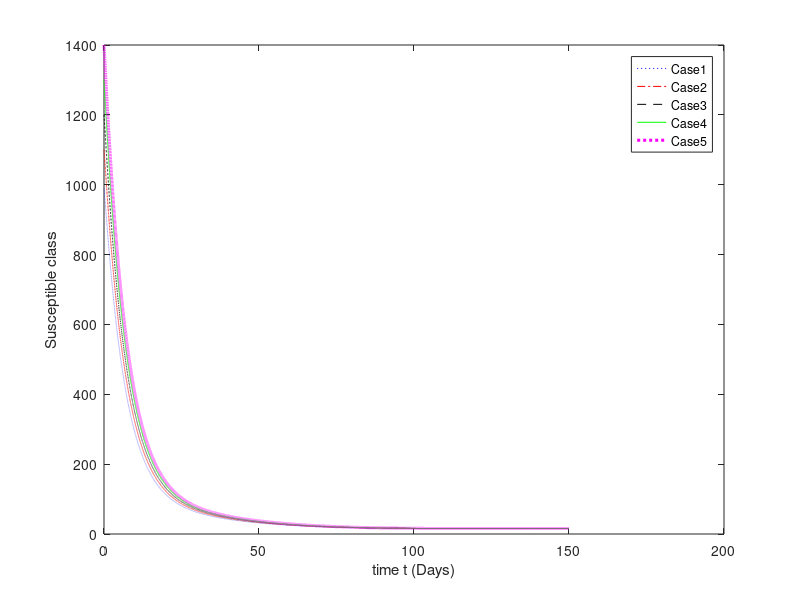
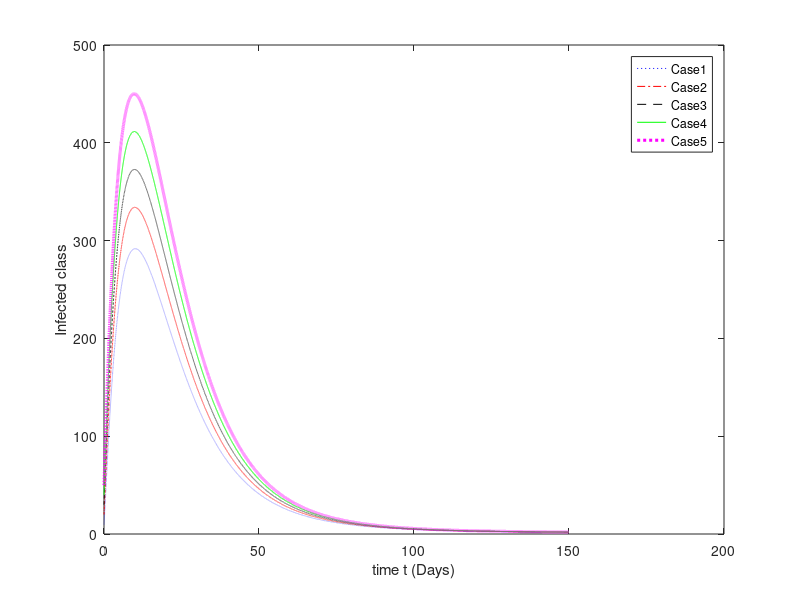
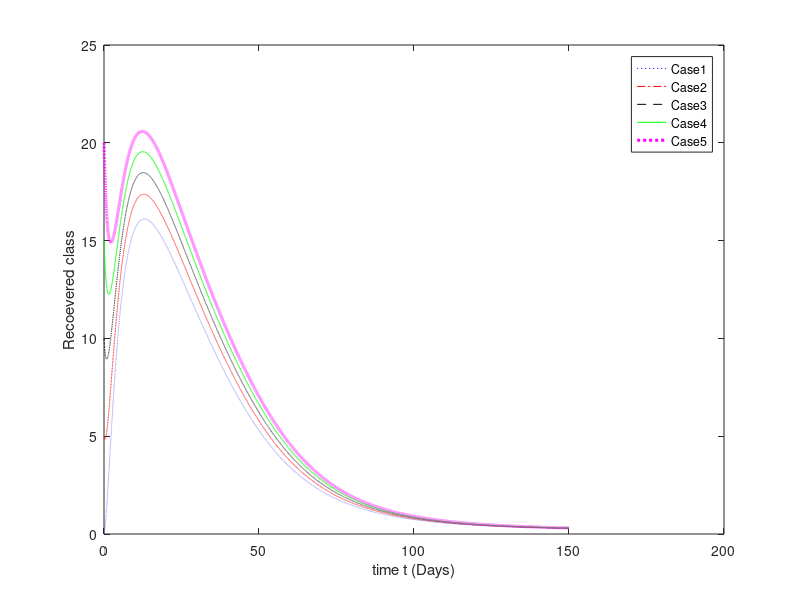

Recreate these plots in MATLAB, in order.
% Code RK4:
clf
t_end=150;
h=1/200;
t=0:h:t_end;
% step size
n=floor(t_end/h);
P2=h/2;

%% Parameters values
p= 0.4; Lambda =0.9; beta = 0.009; alpha = 0.1; q=0.09; d= 0.05; gama  = 0.3; mu= 0.2; b= 0.05;
delta  = 0.01; m= 0.01; kapa= 0.05;

%% Classes
S0= 990; I0= 10; V0=0; R0=0;
%%%%
S10= 1100; I10= 20; V10=10; R10=5;
%%%
S20= 1200; I20= 30; V20=20; R20=10;
%%%%
S30= 1300; I30= 40; V30=30; R30=15;
%%%
S40= 1400; I40= 50; V40=40; R40=20;

%%%
S= zeros(1,n+1);  I= zeros(1,n+1);  V= zeros(1,n+1); R= zeros(1,n+1);
%%%
S1= zeros(1,n+1); I1= zeros(1,n+1); V1= zeros(1,n+1); R1= zeros(1,n+1);

S2= zeros(1,n+1); I2= zeros(1,n+1); V2= zeros(1,n+1); R2= zeros(1,n+1);

S3= zeros(1,n+1); I3= zeros(1,n+1); V3= zeros(1,n+1); R3= zeros(1,n+1);

S4= zeros(1,n+1); I4= zeros(1,n+1); V4= zeros(1,n+1); R4= zeros(1,n+1);
%%%%%%%%%%
S(1)=S0; I(1)=I0; V(1)=V0; R(1)=R0;

S1(1)=S10; I1(1)=I10; V1(1)=V10; R1(1)=R10;

S2(1)=S20; I2(1)=I20; V2(1)=V20; R2(1)=R20;

S3(1)=S30; I3(1)=I30; V3(1)=V30; R3(1)=R30;

S4(1)=S40; I4(1)=I40; V4(1)=V40; R4(1)=R40;
%%
for i =1:n  
     k1_1 =Lambda-(beta*S(i)*I(i)/(1+alpha*I(i)))-d*S(i)+p*R(i);
     k2_1 =(beta*S(i)*I(i)/(1+alpha*I(i)))-(gama*mu*I(i)/(1+b*mu*I(i)))-d*I(i)-delta*I(i)-m*I(i);
     k3_1 = (gama*mu*I(i)/(1+b*mu*I(i)))-d*R(i)-p*R(i)+m*I(i);
     
     k1_2 =Lambda-(beta*(S(i)+P2*k1_1)*(I(i)+P2*k2_1)/(1+alpha*(I(i)+P2*k2_1)))-d*(S(i)+P2*k1_1)+p*(R(i)+P2*k3_1);
     k2_2 =(beta*(S(i)+P2*k1_1)*(I(i)+P2*k2_1)/(1+alpha*(I(i)+P2*k2_1)))-(gama*mu*(I(i)+P2*k2_1)/(1+b*mu*(I(i)+P2*k2_1)))-(d+delta+m)*(I(i)+P2*k2_1);
     k3_2 = (gama*mu*(I(i)+P2*k2_1)/(1+b*mu*(I(i)+P2*k2_1)))-(d+p)*(R(i)+P2*k3_1)+m*(I(i)+P2*k2_1);
     
     k1_3 =Lambda-(beta*(S(i)+P2*k1_2)*(I(i)+P2*k2_2)/(1+alpha*(I(i)+P2*k2_2)))-d*(S(i)+P2*k1_2)+p*(R(i)+P2*k3_2);
     k2_3 =(beta*(S(i)+P2*k1_2)*(I(i)+P2*k2_2)/(1+alpha*(I(i)+P2*k2_2)))-(gama*mu*(I(i)+P2*k2_2)/(1+b*mu*(I(i)+P2*k2_2)))-(d+delta+m)*(I(i)+P2*k2_2);
     k3_3 = (gama*mu*(I(i)+P2*k2_2)/(1+b*mu*(I(i)+P2*k2_2)))-(d+p)*(R(i)+P2*k3_2)+m*(I(i)+P2*k2_2);
     
     k1_4 =Lambda-(beta*(S(i)+P2*k1_3)*(I(i)+P2*k2_3)/(1+alpha*(I(i)+P2*k2_3)))-d*(S(i)+P2*k1_3)+p*(R(i)+P2*k3_3);
     k2_4 =(beta*(S(i)+P2*k1_3)*(I(i)+P2*k2_3)/(1+alpha*(I(i)+P2*k2_3)))-(gama*mu*(I(i)+P2*k2_3)/(1+b*mu*(I(i)+P2*k2_3)))-(d+delta+m)*(I(i)+P2*k2_3);
     k3_4 = (gama*mu*(I(i)+P2*k2_3)/(1+b*mu*(I(i)+P2*k2_3)))-(d+p)*(R(i)+P2*k3_3)+m*(I(i)+P2*k2_3);
    
    %  S
    S(i+1) = S(i)+(h/6)*(k1_1+2*k1_2+2*k1_3+k1_4);
    % Infected I  
    I(i+1) = I(i)+(h/6)*(k2_1+2*k2_2+2*k2_3+k2_4);
    % R
    R(i+1) = R(i)+(h/6)*(k3_1+2*k3_2+2*k3_3+k3_4);
    end

    for i =1:n  
     k1_1 =Lambda-(beta*S1(i)*I1(i)/(1+alpha*I1(i)))-d*S1(i)+p*R1(i);
     k2_1 =(beta*S1(i)*I1(i)/(1+alpha*I1(i)))-(gama*mu*I1(i)/(1+b*mu*I1(i)))-d*I1(i)-delta*I1(i)-m*I1(i);
     k3_1 = (gama*mu*I1(i)/(1+b*mu*I1(i)))-d*R1(i)-p*R1(i)+m*I1(i);
     
     k1_2 =Lambda-(beta*(S1(i)+P2*k1_1)*(I1(i)+P2*k2_1)/(1+alpha*(I1(i)+P2*k2_1)))-d*(S1(i)+P2*k1_1)+p*(R1(i)+P2*k3_1);
     k2_2 =(beta*(S1(i)+P2*k1_1)*(I1(i)+P2*k2_1)/(1+alpha*(I1(i)+P2*k2_1)))-(gama*mu*(I1(i)+P2*k2_1)/(1+b*mu*(I1(i)+P2*k2_1)))-(d+delta+m)*(I1(i)+P2*k2_1);
     k3_2 = (gama*mu*(I1(i)+P2*k2_1)/(1+b*mu*(I1(i)+P2*k2_1)))-(d+p)*(R1(i)+P2*k3_1)+m*(I1(i)+P2*k2_1);
     
     k1_3 =Lambda-(beta*(S1(i)+P2*k1_2)*(I1(i)+P2*k2_2)/(1+alpha*(I1(i)+P2*k2_2)))-d*(S1(i)+P2*k1_2)+p*(R1(i)+P2*k3_2);
     k2_3 =(beta*(S1(i)+P2*k1_2)*(I1(i)+P2*k2_2)/(1+alpha*(I1(i)+P2*k2_2)))-(gama*mu*(I1(i)+P2*k2_2)/(1+b*mu*(I1(i)+P2*k2_2)))-(d+delta+m)*(I1(i)+P2*k2_2);
     k3_3 = (gama*mu*(I1(i)+P2*k2_2)/(1+b*mu*(I1(i)+P2*k2_2)))-(d+p)*(R1(i)+P2*k3_2)+m*(I1(i)+P2*k2_2);
     
     k1_4 =Lambda-(beta*(S1(i)+P2*k1_3)*(I1(i)+P2*k2_3)/(1+alpha*(I1(i)+P2*k2_3)))-d*(S1(i)+P2*k1_3)+p*(R1(i)+P2*k3_3);
     k2_4 =(beta*(S1(i)+P2*k1_3)*(I1(i)+P2*k2_3)/(1+alpha*(I1(i)+P2*k2_3)))-(gama*mu*(I1(i)+P2*k2_3)/(1+b*mu*(I1(i)+P2*k2_3)))-(d+delta+m)*(I1(i)+P2*k2_3);
     k3_4 = (gama*mu*(I1(i)+P2*k2_3)/(1+b*mu*(I1(i)+P2*k2_3)))-(d+p)*(R1(i)+P2*k3_3)+m*(I1(i)+P2*k2_3);
    
    %  S
    S1(i+1) = S1(i)+(h/6)*(k1_1+2*k1_2+2*k1_3+k1_4);
    % Infected I  
    I1(i+1) = I1(i)+(h/6)*(k2_1+2*k2_2+2*k2_3+k2_4);
    % R
    R1(i+1) = R1(i)+(h/6)*(k3_1+2*k3_2+2*k3_3+k3_4);
    end
    
    for i =1:n  
     k1_1 =Lambda-(beta*S2(i)*I2(i)/(1+alpha*I2(i)))-d*S2(i)+p*R2(i);
     k2_1 =(beta*S2(i)*I2(i)/(1+alpha*I2(i)))-(gama*mu*I2(i)/(1+b*mu*I2(i)))-d*I2(i)-delta*I2(i)-m*I2(i);
     k3_1 = (gama*mu*I2(i)/(1+b*mu*I2(i)))-d*R2(i)-p*R2(i)+m*I2(i);
     
     k1_2 =Lambda-(beta*(S2(i)+P2*k1_1)*(I2(i)+P2*k2_1)/(1+alpha*(I2(i)+P2*k2_1)))-d*(S2(i)+P2*k1_1)+p*(R2(i)+P2*k3_1);
     k2_2 =(beta*(S2(i)+P2*k1_1)*(I2(i)+P2*k2_1)/(1+alpha*(I2(i)+P2*k2_1)))-(gama*mu*(I2(i)+P2*k2_1)/(1+b*mu*(I2(i)+P2*k2_1)))-(d+delta+m)*(I2(i)+P2*k2_1);
     k3_2 = (gama*mu*(I2(i)+P2*k2_1)/(1+b*mu*(I2(i)+P2*k2_1)))-(d+p)*(R2(i)+P2*k3_1)+m*(I2(i)+P2*k2_1);
     
     k1_3 =Lambda-(beta*(S2(i)+P2*k1_2)*(I2(i)+P2*k2_2)/(1+alpha*(I2(i)+P2*k2_2)))-d*(S2(i)+P2*k1_2)+p*(R2(i)+P2*k3_2);
     k2_3 =(beta*(S2(i)+P2*k1_2)*(I2(i)+P2*k2_2)/(1+alpha*(I2(i)+P2*k2_2)))-(gama*mu*(I2(i)+P2*k2_2)/(1+b*mu*(I2(i)+P2*k2_2)))-(d+delta+m)*(I2(i)+P2*k2_2);
     k3_3 = (gama*mu*(I2(i)+P2*k2_2)/(1+b*mu*(I2(i)+P2*k2_2)))-(d+p)*(R2(i)+P2*k3_2)+m*(I2(i)+P2*k2_2);
     
     k1_4 =Lambda-(beta*(S2(i)+P2*k1_3)*(I2(i)+P2*k2_3)/(1+alpha*(I2(i)+P2*k2_3)))-d*(S2(i)+P2*k1_3)+p*(R2(i)+P2*k3_3);
     k2_4 =(beta*(S2(i)+P2*k1_3)*(I2(i)+P2*k2_3)/(1+alpha*(I2(i)+P2*k2_3)))-(gama*mu*(I2(i)+P2*k2_3)/(1+b*mu*(I2(i)+P2*k2_3)))-(d+delta+m)*(I2(i)+P2*k2_3);
     k3_4 = (gama*mu*(I2(i)+P2*k2_3)/(1+b*mu*(I2(i)+P2*k2_3)))-(d+p)*(R2(i)+P2*k3_3)+m*(I2(i)+P2*k2_3);
    
    %  S
    S2(i+1) = S2(i)+(h/6)*(k1_1+2*k1_2+2*k1_3+k1_4);
    % Infected I  
    I2(i+1) = I2(i)+(h/6)*(k2_1+2*k2_2+2*k2_3+k2_4);
    % R
    R2(i+1) = R2(i)+(h/6)*(k3_1+2*k3_2+2*k3_3+k3_4);
    end
    
    
     for i =1:n  
     k1_1 =Lambda-(beta*S3(i)*I3(i)/(1+alpha*I3(i)))-d*S3(i)+p*R3(i);
     k2_1 =(beta*S3(i)*I3(i)/(1+alpha*I3(i)))-(gama*mu*I3(i)/(1+b*mu*I3(i)))-d*I3(i)-delta*I3(i)-m*I3(i);
     k3_1 = (gama*mu*I3(i)/(1+b*mu*I3(i)))-d*R3(i)-p*R3(i)+m*I3(i);
     
     k1_2 =Lambda-(beta*(S3(i)+P2*k1_1)*(I3(i)+P2*k2_1)/(1+alpha*(I3(i)+P2*k2_1)))-d*(S3(i)+P2*k1_1)+p*(R3(i)+P2*k3_1);
     k2_2 =(beta*(S3(i)+P2*k1_1)*(I3(i)+P2*k2_1)/(1+alpha*(I3(i)+P2*k2_1)))-(gama*mu*(I3(i)+P2*k2_1)/(1+b*mu*(I3(i)+P2*k2_1)))-(d+delta+m)*(I3(i)+P2*k2_1);
     k3_2 = (gama*mu*(I3(i)+P2*k2_1)/(1+b*mu*(I3(i)+P2*k2_1)))-(d+p)*(R3(i)+P2*k3_1)+m*(I3(i)+P2*k2_1);
     
     k1_3 =Lambda-(beta*(S3(i)+P2*k1_2)*(I3(i)+P2*k2_2)/(1+alpha*(I3(i)+P2*k2_2)))-d*(S3(i)+P2*k1_2)+p*(R3(i)+P2*k3_2);
     k2_3 =(beta*(S3(i)+P2*k1_2)*(I3(i)+P2*k2_2)/(1+alpha*(I3(i)+P2*k2_2)))-(gama*mu*(I3(i)+P2*k2_2)/(1+b*mu*(I3(i)+P2*k2_2)))-(d+delta+m)*(I3(i)+P2*k2_2);
     k3_3 = (gama*mu*(I3(i)+P2*k2_2)/(1+b*mu*(I3(i)+P2*k2_2)))-(d+p)*(R3(i)+P2*k3_2)+m*(I3(i)+P2*k2_2);
     
     k1_4 =Lambda-(beta*(S3(i)+P2*k1_3)*(I3(i)+P2*k2_3)/(1+alpha*(I3(i)+P2*k2_3)))-d*(S3(i)+P2*k1_3)+p*(R3(i)+P2*k3_3);
     k2_4 =(beta*(S3(i)+P2*k1_3)*(I3(i)+P2*k2_3)/(1+alpha*(I3(i)+P2*k2_3)))-(gama*mu*(I3(i)+P2*k2_3)/(1+b*mu*(I3(i)+P2*k2_3)))-(d+delta+m)*(I3(i)+P2*k2_3);
     k3_4 = (gama*mu*(I3(i)+P2*k2_3)/(1+b*mu*(I3(i)+P2*k2_3)))-(d+p)*(R3(i)+P2*k3_3)+m*(I3(i)+P2*k2_3);
    
    %  S
    S3(i+1) = S3(i)+(h/6)*(k1_1+2*k1_2+2*k1_3+k1_4);
    % Infected I  
    I3(i+1) = I3(i)+(h/6)*(k2_1+2*k2_2+2*k2_3+k2_4);
    % R
    R3(i+1) = R3(i)+(h/6)*(k3_1+2*k3_2+2*k3_3+k3_4);
     end
    
 for i =1:n  
     
     k1_1 =Lambda-(beta*S4(i)*I4(i)/(1+alpha*I4(i)))-d*S4(i)+p*R4(i);
     k2_1 =(beta*S4(i)*I4(i)/(1+alpha*I4(i)))-(gama*mu*I4(i)/(1+b*mu*I4(i)))-d*I4(i)-delta*I4(i)-m*I4(i);
     k3_1 = (gama*mu*I4(i)/(1+b*mu*I4(i)))-d*R4(i)-p*R4(i)+m*I4(i);
     
     k1_2 =Lambda-(beta*(S4(i)+P2*k1_1)*(I4(i)+P2*k2_1)/(1+alpha*(I4(i)+P2*k2_1)))-d*(S4(i)+P2*k1_1)+p*(R4(i)+P2*k3_1);
     k2_2 =(beta*(S4(i)+P2*k1_1)*(I4(i)+P2*k2_1)/(1+alpha*(I4(i)+P2*k2_1)))-(gama*mu*(I4(i)+P2*k2_1)/(1+b*mu*(I4(i)+P2*k2_1)))-(d+delta+m)*(I4(i)+P2*k2_1);
     k3_2 = (gama*mu*(I4(i)+P2*k2_1)/(1+b*mu*(I4(i)+P2*k2_1)))-(d+p)*(R4(i)+P2*k3_1)+m*(I4(i)+P2*k2_1);
     
     k1_3 =Lambda-(beta*(S4(i)+P2*k1_2)*(I4(i)+P2*k2_2)/(1+alpha*(I4(i)+P2*k2_2)))-d*(S4(i)+P2*k1_2)+p*(R4(i)+P2*k3_2);
     k2_3 =(beta*(S4(i)+P2*k1_2)*(I4(i)+P2*k2_2)/(1+alpha*(I4(i)+P2*k2_2)))-(gama*mu*(I4(i)+P2*k2_2)/(1+b*mu*(I4(i)+P2*k2_2)))-(d+delta+m)*(I4(i)+P2*k2_2);
     k3_3 = (gama*mu*(I4(i)+P2*k2_2)/(1+b*mu*(I4(i)+P2*k2_2)))-(d+p)*(R4(i)+P2*k3_2)+m*(I4(i)+P2*k2_2);
     
     k1_4 =Lambda-(beta*(S4(i)+P2*k1_3)*(I4(i)+P2*k2_3)/(1+alpha*(I4(i)+P2*k2_3)))-d*(S4(i)+P2*k1_3)+p*(R4(i)+P2*k3_3);
     k2_4 =(beta*(S4(i)+P2*k1_3)*(I4(i)+P2*k2_3)/(1+alpha*(I4(i)+P2*k2_3)))-(gama*mu*(I4(i)+P2*k2_3)/(1+b*mu*(I4(i)+P2*k2_3)))-(d+delta+m)*(I4(i)+P2*k2_3);
     k3_4 = (gama*mu*(I4(i)+P2*k2_3)/(1+b*mu*(I4(i)+P2*k2_3)))-(d+p)*(R4(i)+P2*k3_3)+m*(I4(i)+P2*k2_3);
    
    %  S
    S4(i+1) = S4(i)+(h/6)*(k1_1+2*k1_2+2*k1_3+k1_4);
    % Infected I  
    I4(i+1) = I4(i)+(h/6)*(k2_1+2*k2_2+2*k2_3+k2_4);
    % R
    R4(i+1) = R4(i)+(h/6)*(k3_1+2*k3_2+2*k3_3+k3_4);
    end
%% Output
%%%%%%%%%%%%%%%%%%%%%%%%%%%%%%%%%%%%%%%%%%%%%%
figure(1)
plot(t,S,'b:',t,S1,'r-.',t,S2,'k--',t,S3,'g',t,S4,'m:','LineWidth',2.2);
legend('Case1','Case2','Case3','Case4','Case5')
xlabel('time t (Days)')
ylabel('Susceptible class')
%%%%%%%%%%%%%%%%%%%%%%%%%%%%%%%%%%%%%%%%%%%%%%
figure(2)
plot(t,I,'b:',t,I1,'r-.',t,I2,'k--',t,I3,'g',t,I4,'m:','LineWidth',2.2);
legend('Case1','Case2','Case3','Case4','Case5')
xlabel('time t (Days)')
ylabel('Infected class')
%%%%%%%%%%%%%%%%%%%%%%%%%%%%%%%%%%%%%%%%%%%%%%
% figure(3)
% plot(t,V,'b:',t,V1,'r-.',t,V2,'k--',t,V3,'g',t,V4,'m:','LineWidth',2.2);
% legend('Case1','Case2','Case3','Case4','Case5')
% xlabel('time t (Days)')
% ylabel(' Vaccinated class')
%%%%%%%%%%%%%%%%%%%%
figure(4)
plot(t,R,'b:',t,R1,'r-.',t,R2,'k--',t,R3,'g',t,R4,'m:','LineWidth',2.2);
legend('Case1','Case2','Case3','Case4','Case5')
xlabel('time t (Days)')
ylabel('Recoevered class')
%%%%%%%%%%%%%%%%%%%%%%%%%%%%%%%%%%%%%%%%%%%%%%% 
save Alldata